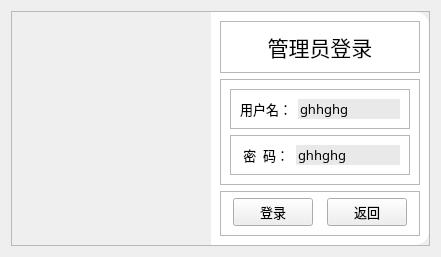
<?xml version="1.0" encoding="UTF-8"?>
<ui version="4.0">
 <class>Form</class>
 <widget class="QWidget" name="Form">
  <property name="geometry">
   <rect>
    <x>0</x>
    <y>0</y>
    <width>441</width>
    <height>250</height>
   </rect>
  </property>
  <property name="windowTitle">
   <string>Form</string>
  </property>
  <property name="styleSheet">
   <string notr="true"/>
  </property>
  <layout class="QHBoxLayout" name="horizontalLayout" stretch="0">
   <item>
    <widget class="QFrame" name="frame">
     <property name="frameShape">
      <enum>QFrame::StyledPanel</enum>
     </property>
     <property name="frameShadow">
      <enum>QFrame::Raised</enum>
     </property>
     <layout class="QHBoxLayout" name="horizontalLayout_2" stretch="1,1">
      <property name="spacing">
       <number>0</number>
      </property>
      <property name="leftMargin">
       <number>0</number>
      </property>
      <property name="topMargin">
       <number>0</number>
      </property>
      <property name="rightMargin">
       <number>0</number>
      </property>
      <property name="bottomMargin">
       <number>0</number>
      </property>
      <item>
       <widget class="QFrame" name="frame_2">
        <property name="styleSheet">
         <string notr="true">border-image: url(:/1/pic1.jpg);
border-top-left-radius: 14px;
border-bottom-left-radius: 14px;</string>
        </property>
        <property name="frameShape">
         <enum>QFrame::StyledPanel</enum>
        </property>
        <property name="frameShadow">
         <enum>QFrame::Raised</enum>
        </property>
       </widget>
      </item>
      <item>
       <widget class="QFrame" name="frame_3">
        <property name="styleSheet">
         <string notr="true">QFrame#frame_3{
border-top-right-radius: 14px;
border-bottom-right-radius: 14px;
background-color: rgb(255, 255, 255);}</string>
        </property>
        <property name="frameShape">
         <enum>QFrame::StyledPanel</enum>
        </property>
        <property name="frameShadow">
         <enum>QFrame::Raised</enum>
        </property>
        <layout class="QVBoxLayout" name="verticalLayout" stretch="1,3,1">
         <item>
          <widget class="QFrame" name="frame_6">
           <property name="font">
            <font>
             <family>微软雅黑 Light</family>
            </font>
           </property>
           <property name="frameShape">
            <enum>QFrame::StyledPanel</enum>
           </property>
           <property name="frameShadow">
            <enum>QFrame::Raised</enum>
           </property>
           <layout class="QVBoxLayout" name="verticalLayout_2">
            <item>
             <widget class="QLabel" name="label_3">
              <property name="font">
               <font>
                <family>微软雅黑 Light</family>
                <pointsize>16</pointsize>
               </font>
              </property>
              <property name="text">
               <string>管理员登录</string>
              </property>
              <property name="alignment">
               <set>Qt::AlignCenter</set>
              </property>
             </widget>
            </item>
           </layout>
          </widget>
         </item>
         <item>
          <widget class="QFrame" name="frame_4">
           <property name="frameShape">
            <enum>QFrame::StyledPanel</enum>
           </property>
           <property name="frameShadow">
            <enum>QFrame::Raised</enum>
           </property>
           <layout class="QVBoxLayout" name="verticalLayout_3">
            <item>
             <widget class="QFrame" name="frame_7">
              <property name="frameShape">
               <enum>QFrame::StyledPanel</enum>
              </property>
              <property name="frameShadow">
               <enum>QFrame::Raised</enum>
              </property>
              <layout class="QHBoxLayout" name="horizontalLayout_4">
               <item>
                <widget class="QLabel" name="label">
                 <property name="font">
                  <font>
                   <family>微软雅黑 Light</family>
                   <pointsize>10</pointsize>
                  </font>
                 </property>
                 <property name="text">
                  <string>用户名：</string>
                 </property>
                </widget>
               </item>
               <item>
                <widget class="QLineEdit" name="lineEdit">
                 <property name="font">
                  <font>
                   <family>微软雅黑 Light</family>
                   <pointsize>10</pointsize>
                  </font>
                 </property>
                 <property name="styleSheet">
                  <string notr="true">background-color: rgb(200, 200, 200,100)</string>
                 </property>
                 <property name="text">
                  <string>ghhghg</string>
                 </property>
                 <property name="frame">
                  <bool>false</bool>
                 </property>
                </widget>
               </item>
              </layout>
             </widget>
            </item>
            <item>
             <widget class="QFrame" name="frame_8">
              <property name="frameShape">
               <enum>QFrame::StyledPanel</enum>
              </property>
              <property name="frameShadow">
               <enum>QFrame::Raised</enum>
              </property>
              <layout class="QHBoxLayout" name="horizontalLayout_5">
               <item>
                <widget class="QLabel" name="label_2">
                 <property name="font">
                  <font>
                   <family>微软雅黑 Light</family>
                   <pointsize>10</pointsize>
                  </font>
                 </property>
                 <property name="text">
                  <string> 密  码：</string>
                 </property>
                </widget>
               </item>
               <item>
                <widget class="QLineEdit" name="lineEdit_2">
                 <property name="font">
                  <font>
                   <family>微软雅黑 Light</family>
                   <pointsize>10</pointsize>
                  </font>
                 </property>
                 <property name="styleSheet">
                  <string notr="true">background-color: rgba(200, 200, 200,100)</string>
                 </property>
                 <property name="text">
                  <string>ghhghg</string>
                 </property>
                 <property name="frame">
                  <bool>false</bool>
                 </property>
                </widget>
               </item>
              </layout>
             </widget>
            </item>
           </layout>
          </widget>
         </item>
         <item>
          <widget class="QFrame" name="frame_5">
           <property name="frameShape">
            <enum>QFrame::StyledPanel</enum>
           </property>
           <property name="frameShadow">
            <enum>QFrame::Raised</enum>
           </property>
           <layout class="QHBoxLayout" name="horizontalLayout_3">
            <property name="spacing">
             <number>14</number>
            </property>
            <property name="leftMargin">
             <number>12</number>
            </property>
            <property name="topMargin">
             <number>6</number>
            </property>
            <property name="rightMargin">
             <number>12</number>
            </property>
            <item>
             <widget class="QPushButton" name="pushButton">
              <property name="font">
               <font>
                <family>微软雅黑 Light</family>
                <pointsize>10</pointsize>
               </font>
              </property>
              <property name="text">
               <string>登录</string>
              </property>
             </widget>
            </item>
            <item>
             <widget class="QPushButton" name="pushButton_2">
              <property name="font">
               <font>
                <family>微软雅黑 Light</family>
                <pointsize>10</pointsize>
               </font>
              </property>
              <property name="text">
               <string>返回</string>
              </property>
             </widget>
            </item>
           </layout>
          </widget>
         </item>
        </layout>
       </widget>
      </item>
     </layout>
    </widget>
   </item>
  </layout>
 </widget>
 <resources>
  <include location="../../../../Pictures/picture.qrc"/>
 </resources>
 <connections/>
</ui>
